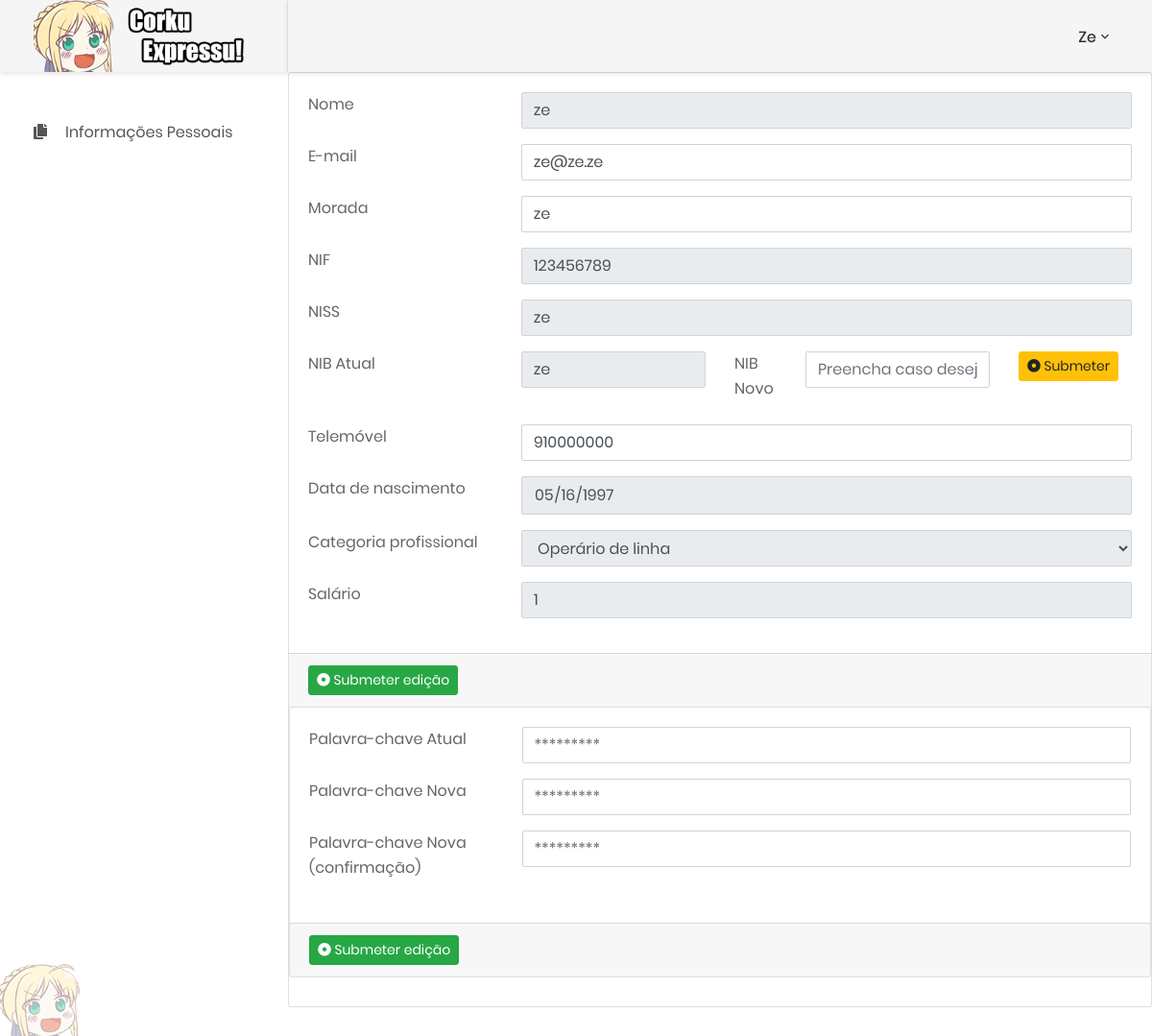
Page /platform.php?an=6 (signed in) on the earlier database version.
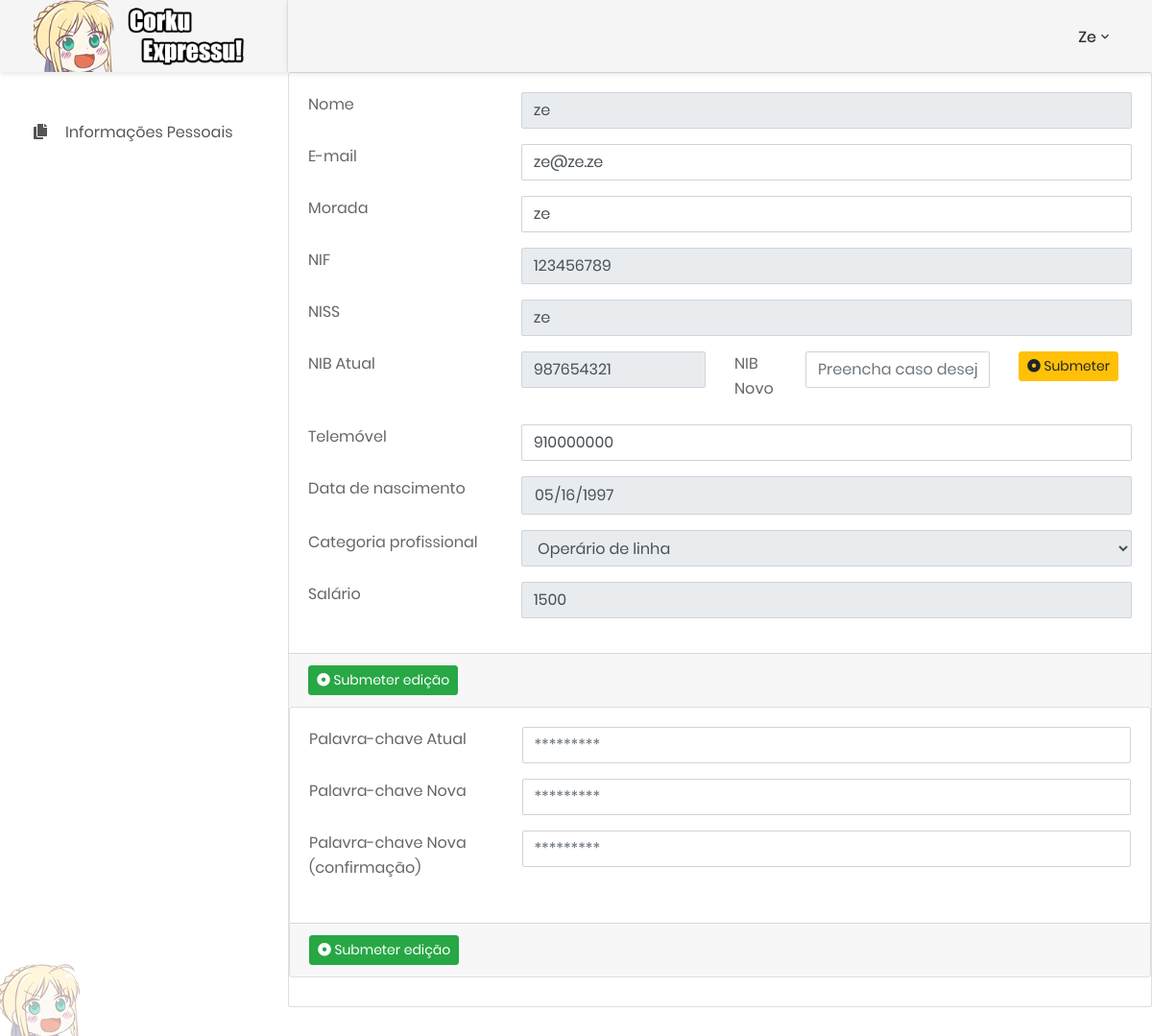
Same page on the later database version.
### tables this page shows
CREATE TABLE `utilizador` (
  `id_users` int(11) NOT NULL,
  `nome_users` varchar(50) NOT NULL,
  `email` varchar(50) NOT NULL,
  `morada` varchar(100) NOT NULL,
  `nif` varchar(11) NOT NULL,
  `niss` varchar(13) NOT NULL,
  `nib` varchar(23) NOT NULL,
  `telemovel` varchar(9) NOT NULL,
  `datanasc` date NOT NULL,
  `id_catprof` int(11) NOT NULL,
  `salario` double NOT NULL,
  `password` varchar(16) NOT NULL
);

### fragments/profileedit.php (the view, shortened to what the changed rows need)
  <div class="card">
      <div class="card-body card-block">
          <form action="" method="post" enctype="multipart/form-data" class="form-horizontal">
            <?php
             include 'connections/conn.php';
             $edit = mysqli_fetch_array(mysqli_query($conn, "SELECT * from utilizador where id_users = '$_SESSION[iduser]'"));
            ?>
              <div class="row form-group">
                  <div class="col col-md-3">
                      <label for="text-input" class=" form-control-label">Nome</label>
                  </div>
                  <div class="col-12 col-md-9">
                      <input type="text" id="text-input" name="nome_users" placeholder="Nome do colaborador" class="form-control" value="<?php echo ''.$edit["nome_users"].''?>"disabled>
                  </div>
              </div>
              <div class="row form-group">
                  <div class="col col-md-3">
                      <label for="email-input" class=" form-control-label">E-mail</label>
                  </div>
                  <div class="col-12 col-md-9">
                      <input type="email" id="email-input" name="email" placeholder="nomedocolaborador.numerodocolaborador@empresa.pt" class="form-control" value="<?php echo ''.$edit["email"].''?>">
                  </div>
              </div>
              <div class="row form-group">
                  <div class="col col-md-3">
                      <label for="text-input" class=" form-control-label">Morada</label>
                  </div>
                  <div class="col-12 col-md-9">
                      <input type="text" id="text-input" name="morada" placeholder="Morada do colaborador" class="form-control"value="<?php echo ''.$edit["morada"].''?>">
                  </div>
              </div>
              <div class="row form-group">
                  <div class="col col-md-3">
                      <label for="text-input" class=" form-control-label">NIF</label>
                  </div>
                  <div class="col-12 col-md-9">
                      <input type="text" id="text-input" name="nif" placeholder="NIF do colaborador" class="form-control" value="<?php echo ''.$edit["nif"].''?>"disabled>
                  </div>
              </div>
              <div class="row form-group">
                  <div class="col col-md-3">
                      <label for="text-input" class=" form-control-label">NISS</label>
                  </div>
                  <div class="col-12 col-md-9">
                      <input type="text" id="text-input" name="niss" placeholder="NISS do colaborador" class="form-control" value="<?php echo ''.$edit["niss"].''?>"disabled>
                  </div>
              </div>
              <div class="row form-group">
                  <div class="col col-md-3">
                      <label for="text-input" class=" form-control-label">NIB Atual</label>
                  </div>
                  <div class="col col-md-3">
                      <input type="text" id="text-input" name="nibCurrente" placeholder="NIB do colaborador" class="form-control" value="<?php echo ''.$edit["nib"].''?>"disabled>
                  </div>
                  <div class="col col-md-1">
                      <label for="text-input" class=" form-control-label">NIB Novo</label>
                  </div>
                  <div class="col col-md-3">
                      <input type="text" id="text-input" name="nibNovo" placeholder="Preencha caso deseja alterar o seu NIB" class="form-control" >
                  </div>
                  <div class="col col-md-2">
                    <button type="submit" class="btn btn-warning btn-sm" name="nibChange" value="<?php echo ''.$edit["nib"].''?>">
                        <i class="fa fa-dot-circle-o"></i> Submeter
                    </button>
                  </div>
              </div>
              <div class="row form-group">
                  <div class="col col-md-3">
                      <label for="text-input" class=" form-control-label">Telemóvel</label>
                  </div>
                  <div class="col-12 col-md-9">
                      <input type="tel" id="text-input" name="telemovel" placeholder="900000" class="form-control" value="<?php echo ''.$edit["telemovel"].''?>">
                  </div>
              </div>
              <div class="row form-group">
                  <div class="col col-md-3">
                      <label for="text-input" class=" form-control-label">Data de nascimento</label>
                  </div>
                  <div class="col-12 col-md-9">
                      <input type="date" id="text-input" name="datanasc" placeholder="" class="form-control" value="<?php echo ''.$edit["datanasc"].''?>" disabled>
                  </div>
              </div>
              <div class="row form-group">
                  <div class="col col-md-3">
                      <label for="select" class=" form-control-label">Categoria profissional</label>
                  </div>
                  <div class="col-12 col-md-9">
                      <select name="id_catprof" id="select" class="form-control" value="<?php echo ''.$edit["id_catprof"].''?>" disabled>
                        <?php
                        include 'connections/conn.php';
                          $opcoes = mysqli_query($conn, "SELECT id_catprof, nome_catprof from categprofissional where id_catprof = '$edit[id_catprof]'");
                          while($eopcoes = mysqli_fetch_array($opcoes)){
                            echo'<option value="'.$eopcoes["id_catprof"].'">'.$eopcoes["nome_catprof"].'</option>';
                          }
                        ?>
                      </select>
                  </div>
              </div>
              <div class="row form-group">
                  <div class="col col-md-3">
                      <label for="text-input" class=" form-control-label">Salário</label>
                  </div>
                  <div class="col-12 col-md-9">
                      <input type="number" id="text-input" min="1" step="any" name="salario" placeholder="900000" class="form-control"value="<?php echo ''.$edit["salario"].''?>"disabled>
                  </div>
              </div>
      </div>
      <div class="card-footer">
          <button type="submit" class="btn btn-success btn-sm" name="submitInfo">
              <i class="fa fa-dot-circle-o"></i> Submeter edição
          </button>
      </div>
<div class="card">
    <div class="card-body card-block">
        <form action="" method="post" enctype="multipart/form-data" class="form-horizontal">
            <div class="row form-group">
                <div class="col col-md-3">
                    <label for="text-input" class=" form-control-label">Palavra-chave Atual</label>
                </div>
                <div class="col-12 col-md-9">
                    <input type="password" id="text-input" name="passAtual" placeholder="*********" class="form-control">
                </div>
            </div>
            <div class="row form-group">
                <div class="col col-md-3">
                    <label for="text-input" class=" form-control-label">Palavra-chave Nova</label>
                </div>
                <div class="col-12 col-md-9">
                    <input type="password" id="text-input" name="passNova" placeholder="*********" class="form-control">
                </div>
            </div>
            <div class="row form-group">
                <div class="col col-md-3">
                    <label for="text-input" class=" form-control-label">Palavra-chave Nova (confirmação)</label>
                </div>
                <div class="col-12 col-md-9">
                    <input type="password" id="text-input" name="passNovaC" placeholder="*********" class="form-control">
                </div>
            </div>
          </div>
    <div class="card-footer">
        <button type="submit" class="btn btn-success btn-sm" name="submitChange">
            <i class="fa fa-dot-circle-o"></i> Submeter edição
        </button>
    </div>

Differences in the rows shown:
changed utilizador "ze": nibCurrente "ze" → "987654321"
Other differences:
form field salario: "1" → "1500"
